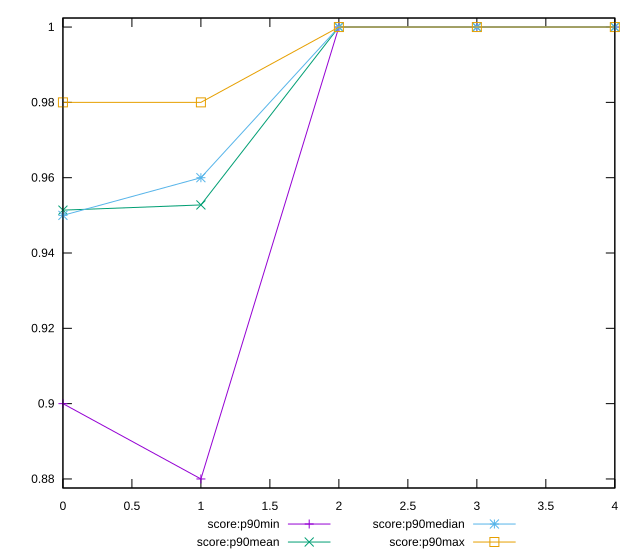

This figure's gnuplot source:
reset

$scoreP90Min <<EOF
0 0.9
1 0.88
2 1
3 1
4 1
EOF

$scoreP90Mean <<EOF
0 0.9513829787234042
1 0.952765957446808
2 1
3 1
4 1
EOF

$scoreP90Median <<EOF
0 0.95
1 0.96
2 1
3 1
4 1
EOF

$scoreP90Max <<EOF
0 0.98
1 0.98
2 1
3 1
4 1
EOF

set key outside below
set xrange [0:4]
set yrange [0.8776:1.0024]
set trange [0.8776:1.0024]
set terminal svg size 640, 560 enhanced background rgb 'white'
set output "report_00017_2021-02-10T15-08-03.406Z/bootup-time/progression/score.svg"

plot $scoreP90Min title "score:p90min" with linespoints, \
     $scoreP90Mean title "score:p90mean" with linespoints, \
     $scoreP90Median title "score:p90median" with linespoints, \
     $scoreP90Max title "score:p90max" with linespoints

reset
